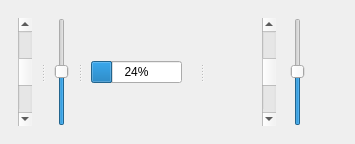
                                                <widget class="QSplitter" name="splitter">
                                                    <property name="orientation">
                                                        <number>0x1</number>
                                                    </property>
                                                    <widget class="QFrame" name="frame">
                                                        <property name="frameShape">
                                                            <number>
                                                                0x06
                                                            </number>
                                                        </property>
                                                        <property name="frameShadow">
                                                            <number>0x0020</number>
                                                        </property>
                                                        <layout class="QGridLayout"
                                                            name="gridLayout_5">
                                                            <item row="0" column="0">
                                                                <widget class="QSplitter"
                                                                    name="splitter_3">
                                                                    <property name="orientation">
                                                                        <number>0x2</number>
                                                                    </property>
                                                                    <widget class="QFrame"
                                                                        name="frame_3">
                                                                        <property
                                                                            name="frameShape">
                                                                            <number>
                                                                                0x06
                                                                            </number>
                                                                        </property>
                                                                        <property
                                                                            name="frameShadow">
                                                                            <number>0x0020</number>
                                                                        </property>
                                                                        <layout
                                                                            class="QGridLayout"
                                                                            name="gridLayout_12">
                                                                            <item row="0"
                                                                                column="0">
                                                                                <widget
                                                                                    class="QScrollBar"
                                                                                    name="horizontalScrollBar_2">
                                                                                    <property
                                                                                        name="value">
                                                                                        <number>
                                                                                            50</number>
                                                                                    </property>
                                                                                    <property
                                                                                        name="orientation">
                                                                                        <number>0x1</number>
                                                                                    </property>
                                                                                </widget>
                                                                            </item>
                                                                        </layout>
                                                                    </widget>
                                                                    <widget class="QFrame"
                                                                        name="frame_4">
                                                                        <property
                                                                            name="frameShape">
                                                                            <number>
                                                                                0x06
                                                                            </number>
                                                                        </property>
                                                                        <property
                                                                            name="frameShadow">
                                                                            <number>0x0020</number>
                                                                        </property>
                                                                        <layout
                                                                            class="QGridLayout"
                                                                            name="gridLayout_15">
                                                                            <item row="0"
                                                                                column="0">
                                                                                <widget
                                                                                    class="QSlider"
                                                                                    name="horizontalSlider_2">
                                                                                    <property
                                                                                        name="value">
                                                                                        <number>
                                                                                            50</number>
                                                                                    </property>
                                                                                    <property
                                                                                        name="orientation">
                                                                                        <number>0x1</number>
                                                                                    </property>
                                                                                </widget>
                                                                            </item>
                                                                        </layout>
                                                                    </widget>
                                                                    <widget class="QFrame"
                                                                        name="frame_5">
                                                                        <property
                                                                            name="frameShape">
                                                                            <number>
                                                                                0x06
                                                                            </number>
                                                                        </property>
                                                                        <property
                                                                            name="frameShadow">
                                                                            <number>0x0020</number>
                                                                        </property>
                                                                        <layout
                                                                            class="QGridLayout"
                                                                            name="gridLayout_19">
                                                                            <item row="0"
                                                                                column="0">
                                                                                <widget
                                                                                    class="QProgressBar"
                                                                                    name="progressBar_2">
                                                                                    <property
                                                                                        name="value">
                                                                                        <number>
                                                                                            24</number>
                                                                                    </property>
                                                                                </widget>
                                                                            </item>
                                                                        </layout>
                                                                    </widget>
                                                                </widget>
                                                            </item>
                                                        </layout>
                                                    </widget>
                                                    <widget class="QFrame" name="frame_2">
                                                        <property name="frameShape">
                                                            <number>
                                                                0x06
                                                            </number>
                                                        </property>
                                                        <property name="frameShadow">
                                                            <number>0x0020</number>
                                                        </property>
                                                        <layout class="QGridLayout"
                                                            name="gridLayout_13">
                                                            <item row="0" column="0">
                                                                <widget class="QStackedWidget"
                                                                    name="stackedWidget">
                                                                    <property
                                                                        name="currentIndex">
                                                                        <number>0</number>
                                                                    </property>
                                                                    <widget class="QWidget"
                                                                        name="page_5">
                                                                        <layout
                                                                            class="QGridLayout"
                                                                            name="gridLayout_18">
                                                                            <item row="0"
                                                                                column="0">
                                                                                <spacer
                                                                                    name="horizontalSpacer">
                                                                                    <property
                                                                                        name="orientation">
                                                                                        <number>0x1</number>
                                                                                    </property>
                                                                                    <property
                                                                                        name="sizeHint"
                                                                                        stdset="0">
                                                                                        <size>
                                                                                            <width>
                                                                                                40</width>
                                                                                            <height>
                                                                                                20</height>
                                                                                        </size>
                                                                                    </property>
                                                                                </spacer>
                                                                            </item>
                                                                            <item row="0"
                                                                                column="1">
                                                                                <widget
                                                                                    class="QScrollBar"
                                                                                    name="verticalScrollBar_2">
                                                                                    <property
                                                                                        name="value">
                                                                                        <number>
                                                                                            50</number>
                                                                                    </property>
                                                                                    <property
                                                                                        name="orientation">
                                                                                        <number>0x2</number>
                                                                                    </property>
                                                                                </widget>
                                                                            </item>
                                                                            <item row="0"
                                                                                column="2">
                                                                                <spacer
                                                                                    name="horizontalSpacer_3">
                                                                                    <property
                                                                                        name="orientation">
                                                                                        <number>0x1</number>
                                                                                    </property>
                                                                                    <property
                                                                                        name="sizeHint"
                                                                                        stdset="0">
                                                                                        <size>
                                                                                            <width>
                                                                                                8</width>
                                                                                            <height>
                                                                                                108</height>
                                                                                        </size>
                                                                                    </property>
                                                                                </spacer>
                                                                            </item>
                                                                            <item row="0"
                                                                                column="3">
                                                                                <widget
                                                                                    class="QSlider"
                                                                                    name="verticalSlider_2">
                                                                                    <property
                                                                                        name="value">
                                                                                        <number>
                                                                                            50</number>
                                                                                    </property>
                                                                                    <property
                                                                                        name="orientation">
                                                                                        <number>0x2</number>
                                                                                    </property>
                                                                                </widget>
                                                                            </item>
                                                                            <item row="0"
                                                                                column="4">
                                                                                <spacer
                                                                                    name="horizontalSpacer_2">
                                                                                    <property
                                                                                        name="orientation">
                                                                                        <number>0x1</number>
                                                                                    </property>
                                                                                    <property
                                                                                        name="sizeHint"
                                                                                        stdset="0">
                                                                                        <size>
                                                                                            <width>
                                                                                                32</width>
                                                                                            <height>
                                                                                                20</height>
                                                                                        </size>
                                                                                    </property>
                                                                                </spacer>
                                                                            </item>
                                                                        </layout>
                                                                    </widget>
                                                                    <widget class="QWidget"
                                                                        name="page_6" />
                                                                </widget>
                                                            </item>
                                                        </layout>
                                                    </widget>
                                                </widget>
